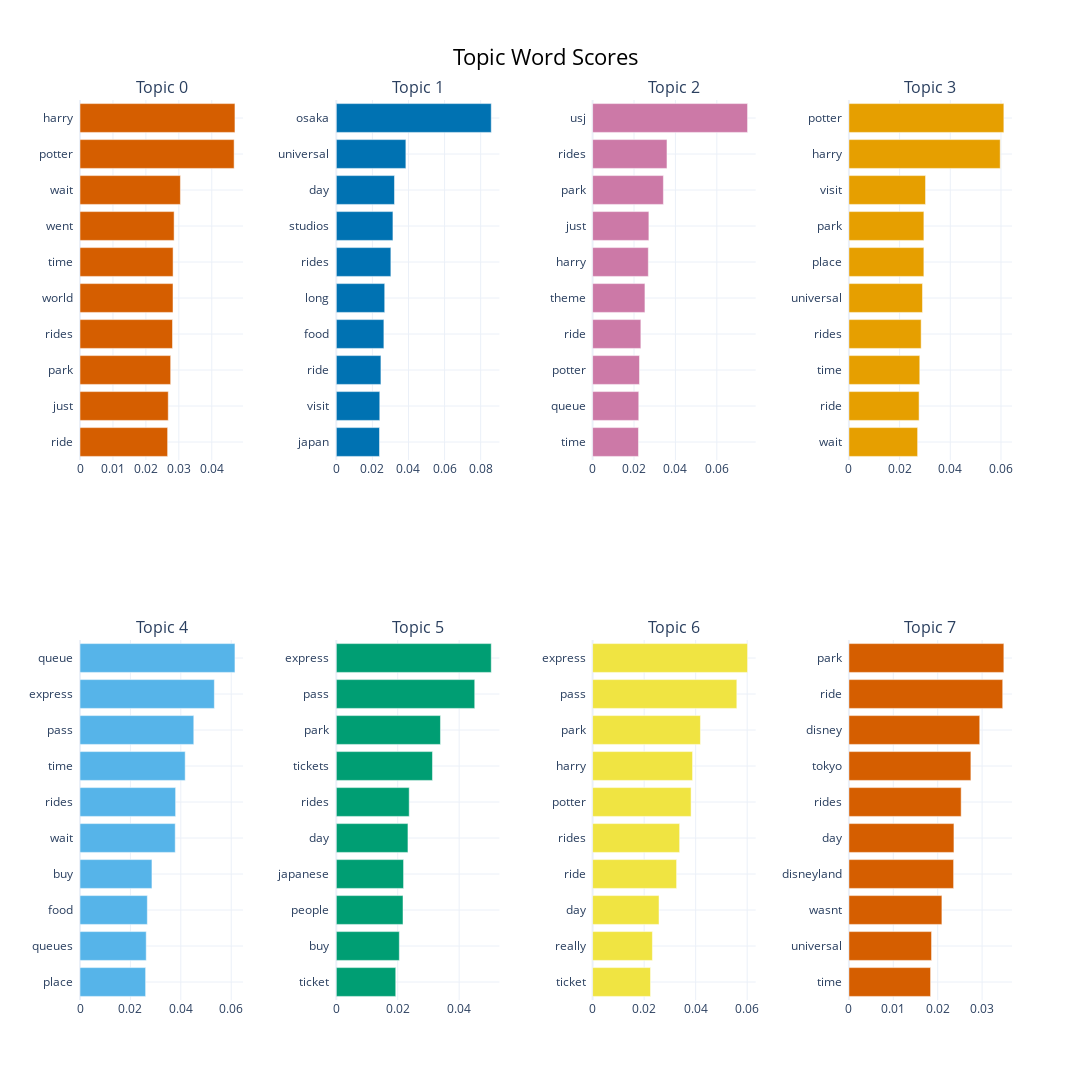

Notebook code for this chart:
### Code cell
# visualize terms
topic_model.visualize_barchart(n_words=10, width=300, height=540)

### Figure 1 — Plotly figure (JSON) as saved in the notebook; plotly's stock layout.template omitted (floating-point values rounded to 4 significant figures)
{"data": [{"marker": {"color": "#D55E00"}, "orientation": "h", "type": "bar", "x": [0.02659, 0.02679, 0.02752, 0.02808, 0.02823, 0.02825, 0.02856, 0.03047, 0.04678, 0.04703], "xaxis": "x", "y": ["ride  ", "just  ", "park  ", "rides  ", "world  ", "time  ", "went  ", "wait  ", "potter  ", "harry  "], "yaxis": "y"}, {"marker": {"color": "#0072B2"}, "orientation": "h", "type": "bar", "x": [0.02395, 0.02409, 0.02473, 0.02637, 0.02683, 0.03024, 0.03139, 0.03224, 0.03855, 0.08587], "xaxis": "x2", "y": ["japan  ", "visit  ", "ride  ", "food  ", "long  ", "rides  ", "studios  ", "day  ", "universal  ", "osaka  "], "yaxis": "y2"}, {"marker": {"color": "#CC79A7"}, "orientation": "h", "type": "bar", "x": [0.02215, 0.02229, 0.02266, 0.0233, 0.02527, 0.02691, 0.02718, 0.03419, 0.03592, 0.07483], "xaxis": "x3", "y": ["time  ", "queue  ", "potter  ", "ride  ", "theme  ", "harry  ", "just  ", "park  ", "rides  ", "usj  "], "yaxis": "y3"}, {"marker": {"color": "#E69F00"}, "orientation": "h", "type": "bar", "x": [0.02711, 0.02769, 0.02796, 0.0285, 0.02903, 0.02958, 0.02958, 0.03023, 0.0597, 0.06113], "xaxis": "x4", "y": ["wait  ", "ride  ", "time  ", "rides  ", "universal  ", "place  ", "park  ", "visit  ", "harry  ", "potter  "], "yaxis": "y4"}, {"marker": {"color": "#56B4E9"}, "orientation": "h", "type": "bar", "x": [0.02604, 0.02628, 0.02671, 0.02854, 0.03778, 0.03794, 0.04173, 0.04515, 0.05331, 0.06148], "xaxis": "x5", "y": ["place  ", "queues  ", "food  ", "buy  ", "wait  ", "rides  ", "time  ", "pass  ", "express  ", "queue  "], "yaxis": "y5"}, {"marker": {"color": "#009E73"}, "orientation": "h", "type": "bar", "x": [0.01935, 0.02052, 0.02172, 0.0219, 0.02333, 0.02374, 0.03132, 0.03392, 0.04507, 0.05045], "xaxis": "x6", "y": ["ticket  ", "buy  ", "people  ", "japanese  ", "day  ", "rides  ", "tickets  ", "park  ", "pass  ", "express  "], "yaxis": "y6"}, {"marker": {"color": "#F0E442"}, "orientation": "h", "type": "bar", "x": [0.02248, 0.02321, 0.02578, 0.0326, 0.03378, 0.03823, 0.0388, 0.04185, 0.05598, 0.06014], "xaxis": "x7", "y": ["ticket  ", "really  ", "day  ", "ride  ", "rides  ", "potter  ", "harry  ", "park  ", "pass  ", "express  "], "yaxis": "y7"}, {"marker": {"color": "#D55E00"}, "orientation": "h", "type": "bar", "x": [0.0184, 0.01861, 0.02095, 0.02358, 0.02366, 0.02529, 0.02748, 0.02947, 0.03464, 0.0349], "xaxis": "x8", "y": ["time  ", "universal  ", "wasnt  ", "disneyland  ", "day  ", "rides  ", "tokyo  ", "disney  ", "ride  ", "park  "], "yaxis": "y8"}], "layout": {"annotations": [{"font": {"size": 16}, "showarrow": false, "text": "Topic 0", "x": 0.0875, "xanchor": "center", "xref": "paper", "y": 1, "yanchor": "bottom", "yref": "paper"}, {"font": {"size": 16}, "showarrow": false, "text": "Topic 1", "x": 0.3625, "xanchor": "center", "xref": "paper", "y": 1, "yanchor": "bottom", "yref": "paper"}, {"font": {"size": 16}, "showarrow": false, "text": "Topic 2", "x": 0.6375, "xanchor": "center", "xref": "paper", "y": 1, "yanchor": "bottom", "yref": "paper"}, {"font": {"size": 16}, "showarrow": false, "text": "Topic 3", "x": 0.9125, "xanchor": "center", "xref": "paper", "y": 1, "yanchor": "bottom", "yref": "paper"}, {"font": {"size": 16}, "showarrow": false, "text": "Topic 4", "x": 0.0875, "xanchor": "center", "xref": "paper", "y": 0.4, "yanchor": "bottom", "yref": "paper"}, {"font": {"size": 16}, "showarrow": false, "text": "Topic 5", "x": 0.3625, "xanchor": "center", "xref": "paper", "y": 0.4, "yanchor": "bottom", "yref": "paper"}, {"font": {"size": 16}, "showarrow": false, "text": "Topic 6", "x": 0.6375, "xanchor": "center", "xref": "paper", "y": 0.4, "yanchor": "bottom", "yref": "paper"}, {"font": {"size": 16}, "showarrow": false, "text": "Topic 7", "x": 0.9125, "xanchor": "center", "xref": "paper", "y": 0.4, "yanchor": "bottom", "yref": "paper"}], "height": 1080, "hoverlabel": {"bgcolor": "white", "font": {"family": "Rockwell", "size": 16}}, "showlegend": false, "title": {"font": {"color": "Black", "size": 22}, "text": "Topic Word Scores", "x": 0.5, "xanchor": "center", "yanchor": "top"}, "width": 1200, "xaxis": {"anchor": "y", "domain": [0, 0.175], "showgrid": true}, "xaxis2": {"anchor": "y2", "domain": [0.275, 0.45], "showgrid": true}, "xaxis3": {"anchor": "y3", "domain": [0.55, 0.725], "showgrid": true}, "xaxis4": {"anchor": "y4", "domain": [0.825, 1], "showgrid": true}, "xaxis5": {"anchor": "y5", "domain": [0, 0.175], "showgrid": true}, "xaxis6": {"anchor": "y6", "domain": [0.275, 0.45], "showgrid": true}, "xaxis7": {"anchor": "y7", "domain": [0.55, 0.725], "showgrid": true}, "xaxis8": {"anchor": "y8", "domain": [0.825, 1], "showgrid": true}, "yaxis": {"anchor": "x", "domain": [0.6, 1], "showgrid": true}, "yaxis2": {"anchor": "x2", "domain": [0.6, 1], "showgrid": true}, "yaxis3": {"anchor": "x3", "domain": [0.6, 1], "showgrid": true}, "yaxis4": {"anchor": "x4", "domain": [0.6, 1], "showgrid": true}, "yaxis5": {"anchor": "x5", "domain": [0, 0.4], "showgrid": true}, "yaxis6": {"anchor": "x6", "domain": [0, 0.4], "showgrid": true}, "yaxis7": {"anchor": "x7", "domain": [0, 0.4], "showgrid": true}, "yaxis8": {"anchor": "x8", "domain": [0, 0.4], "showgrid": true}}}
